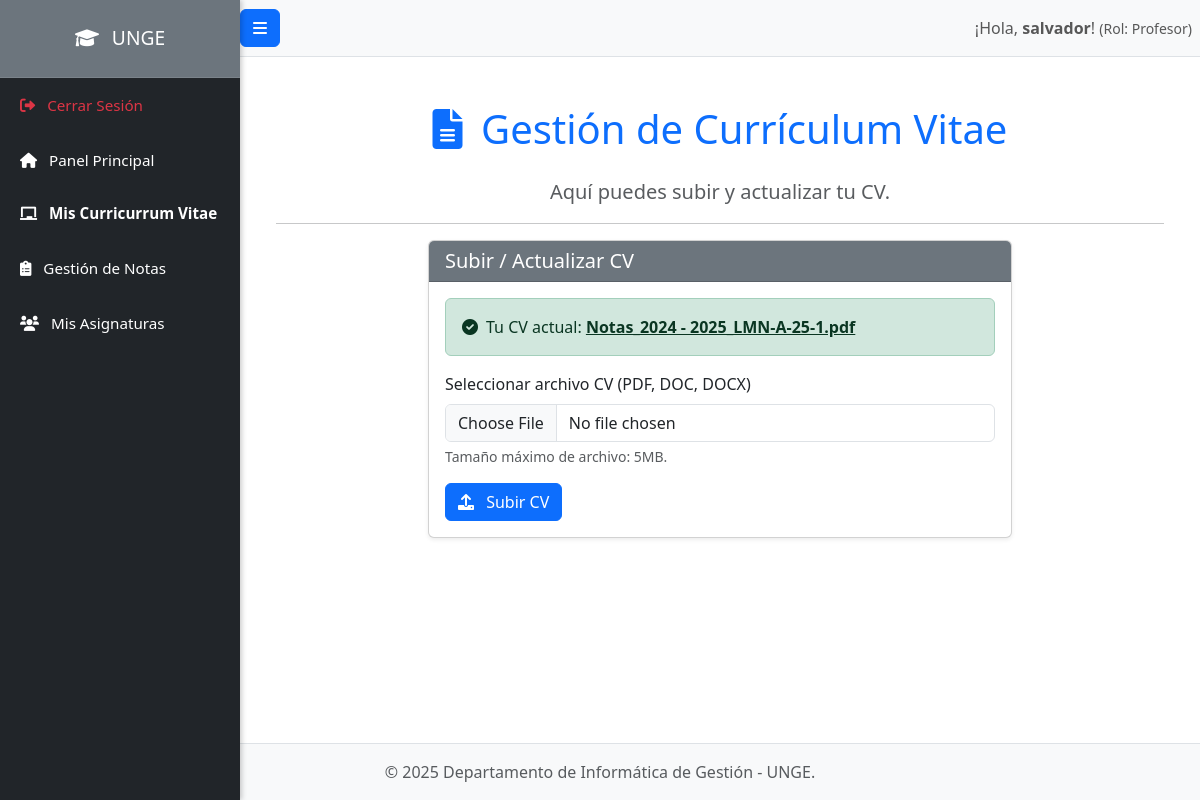
The page /profesores/cv.php (signed in) on the database as committed earlier.
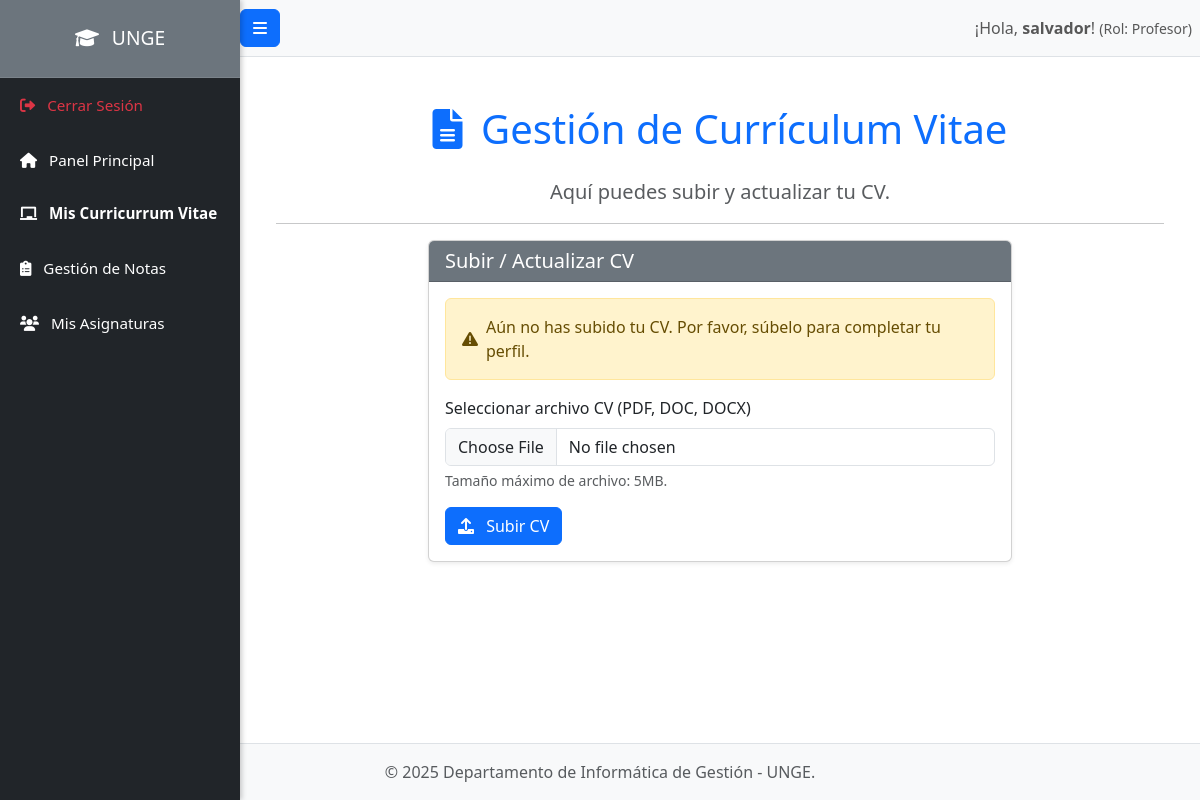
The same page on the database as committed later.
### tables this page shows
CREATE TABLE `cvs_profesores` (
  `id` int(11) NOT NULL,
  `id_profesor` int(11) NOT NULL,
  `nombre_archivo` varchar(255) NOT NULL,
  `ruta_archivo` varchar(512) NOT NULL,
  `fecha_subida` datetime DEFAULT current_timestamp()
);

### profesores/cv.php (the view, shortened to what this page needs)
<?php
require_once '../config/database.php';
$current_user_id = $_SESSION['user_id'];
$stmt_profesor_id = $pdo->prepare("SELECT id FROM profesores WHERE id_usuario = :id_usuario");
$stmt_profesor_id->bindParam(':id_usuario', $current_user_id, PDO::PARAM_INT);
$stmt_profesor_id->execute();
$id_profesor_actual = $stmt_profesor_id->fetchColumn();
$stmt_cv = $pdo->prepare("SELECT nombre_archivo, ruta_archivo FROM cvs_profesores WHERE id_profesor = :id_profesor");
$stmt_cv->bindParam(':id_profesor', $id_profesor_actual, PDO::PARAM_INT);
$stmt_cv->execute();
$profesor_cv = $stmt_cv->fetch(PDO::FETCH_ASSOC);
include_once '../includes/header.php';
?>
<main>
    <div class="container-fluid px-4">
        <h1 class="mt-4 text-center text-primary mb-4"><i class="fas fa-file-alt me-2"></i> Gestión de Currículum Vitae</h1>
        <p class="lead text-center text-muted">Aquí puedes subir y actualizar tu CV.</p>
        <hr>
        <div class="row justify-content-center">
            <div class="col-lg-8 col-md-10">
                <div class="card shadow-sm mb-4">
                    <div class="card-header bg-secondary text-white">
                        <h5 class="mb-0">Subir / Actualizar CV</h5>
                    </div>
                    <div class="card-body">
                        <?php if ($profesor_cv): ?>
                            <div class="alert alert-success d-flex align-items-center" role="alert">
                                <i class="fas fa-check-circle me-2"></i>
                                <div>Tu CV actual: <a href="<?php echo htmlspecialchars($profesor_cv['ruta_archivo']); ?>" target="_blank" class="alert-link"><?php echo htmlspecialchars($profesor_cv['nombre_archivo']); ?></a></div>
                            </div>
                        <?php else: ?>
                            <div class="alert alert-warning d-flex align-items-center" role="alert">
                                <i class="fas fa-exclamation-triangle me-2"></i>
                                <div>Aún no has subido tu CV. Por favor, súbelo para completar tu perfil.</div>
                            </div>
                        <?php endif; ?>
                        <form action="../api/cv.php" method="POST" enctype="multipart/form-data">
                            <div class="mb-3">
                                <label for="profesor_cv" class="form-label">Seleccionar archivo CV (PDF, DOC, DOCX)</label>
                                <input class="form-control" type="file" id="profesor_cv" name="profesor_cv" accept=".pdf,.doc,.docx" required>
                                <div class="form-text">Tamaño máximo de archivo: 5MB.</div>
                            </div>
                            <button type="submit" class="btn btn-primary"><i class="fas fa-upload me-2"></i> Subir CV</button>
                        </form>
                    </div>
                </div>
            </div>
        </div>
    </div>
</main>
<?php include_once '../includes/footer.php';  ?>
<div class="toast-container position-fixed bottom-0 end-0 p-3" style="z-index: 1100;"></div>

Rows that differ between the two databases and show on the page:
removed cvs_profesores: nombre_archivo "Notas_2024 - 2025_LMN-A-25-1.pdf"
Other text that changed with them:
text no longer shown: "Tu CV actual:"
text now shown: "Aún no has subido tu CV. Por favor, súbelo para completar tu perfil."
